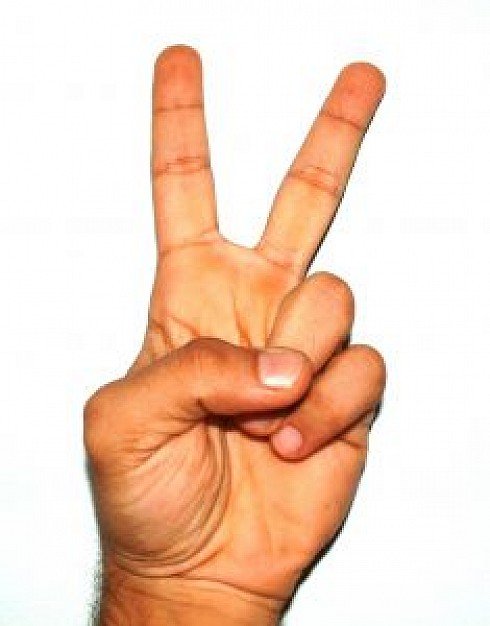
%> input picture Test Cases/1.jpg, 490 x 626 px
$ octave code.m   (GNU Octave 9; MATLAB toolbox functions it lacks are replaced by stand-ins)
%> lines starting %> are read from the running program, lines starting %| are printed output that depends on the picture; in (x1, y1, x2, y2) boxes, pixels count from 0 and x2, y2 are one past the last pixel; in counts of white or black regions, pixels touching at a corner belong together; the program's own positions count from 1
I = imread('1.jpg');
%> I is the input picture: size 626x490x3 uint8; mean R, G, B 242.4, 213.5, 194.8
igray= rgb2gray(I);
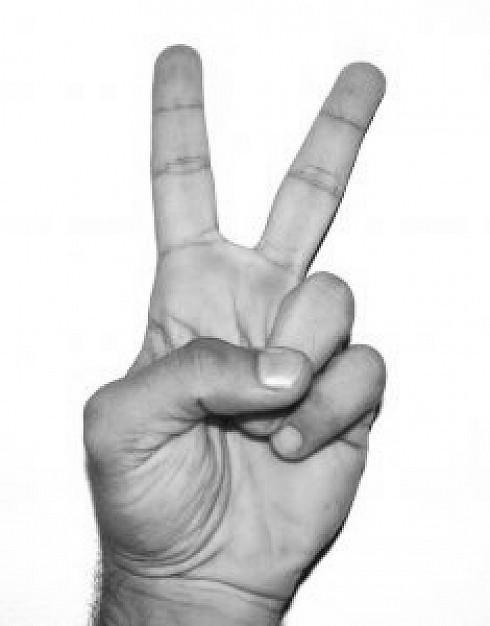
%> igray: size 626x490 uint8; min 2, max 255, mean 220
binaryimg= im2bw(igray,0.9);
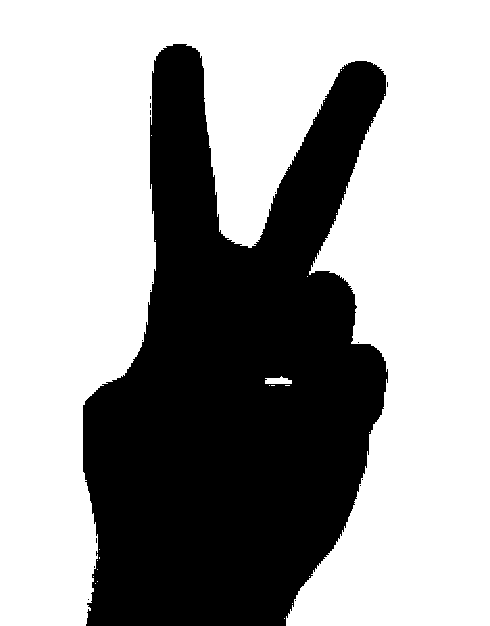
%> binaryimg: size 626x490 logical; 63% white; 16 black regions (15 under 20 px), largest, box (x1, y1, x2, y2) and area: (83, 44, 388, 626) 113372
figure,imshow(binaryimg);
img=~binaryimg;
figure,imshow(img);
imgfilled=imfill(img,'holes');
%> imgfilled: size 626x490 logical; 37% white; 16 white regions (15 under 20 px), largest, box (x1, y1, x2, y2) and area: (83, 44, 388, 626) 113563
figure,imshow(imgfilled);
SEE= strel('rectangle',[120 100]);
img2 = imopen(imgfilled, SEE);
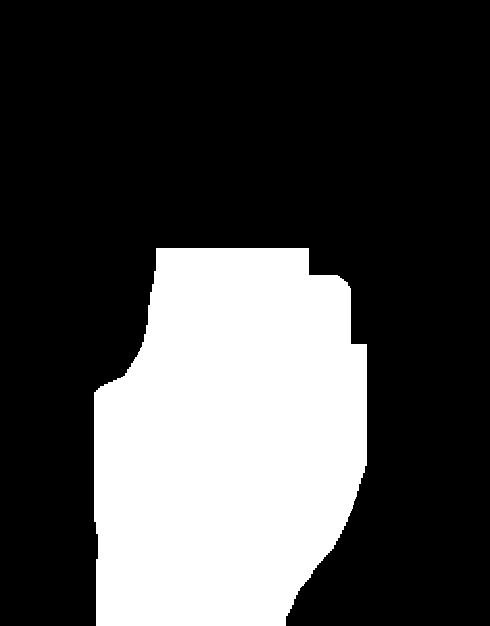
%> img2: size 626x490 logical; 28.4% white; 1 white region, box (x1, y1, x2, y2) and area: (94, 248, 367, 626) 87136
figure,imshow(img2);
diff= imabsdiff(img2,imgfilled);
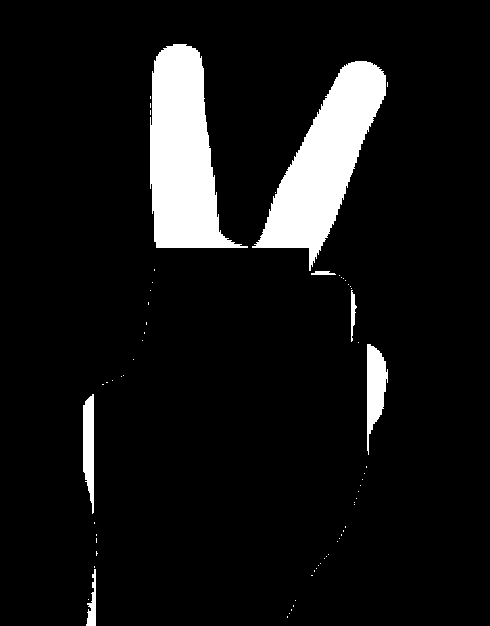
%> diff: size 626x490 double; values 0 (black) and 1 (white), 8.6% white; 65 white regions (58 under 20 px), largest, box (x1, y1, x2, y2) and area: (150, 44, 248, 248) 11868, (252, 61, 386, 271) 11538, (367, 344, 388, 455) 1384
SE3=strel('rectangle',[40 25]);
final = imerode(diff,SE3);
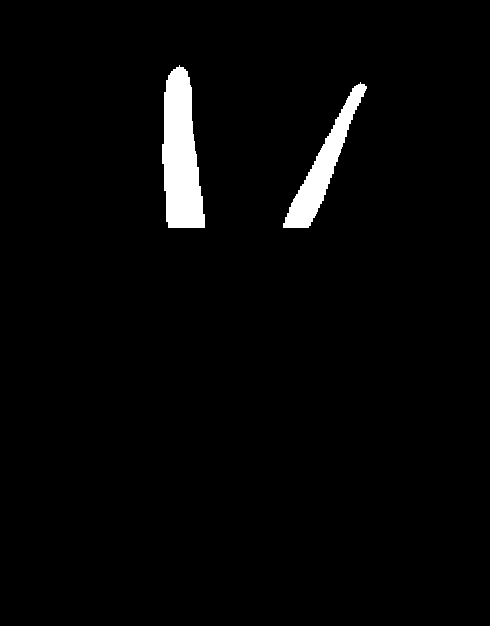
%> final: size 626x490 double; values 0 (black) and 1 (white), 2.6% white; 2 white regions, box (x1, y1, x2, y2) and area: (162, 65, 205, 228) 5019, (283, 82, 367, 228) 3100
figure,imshow(final);
[objects,num]=bwlabel(final);
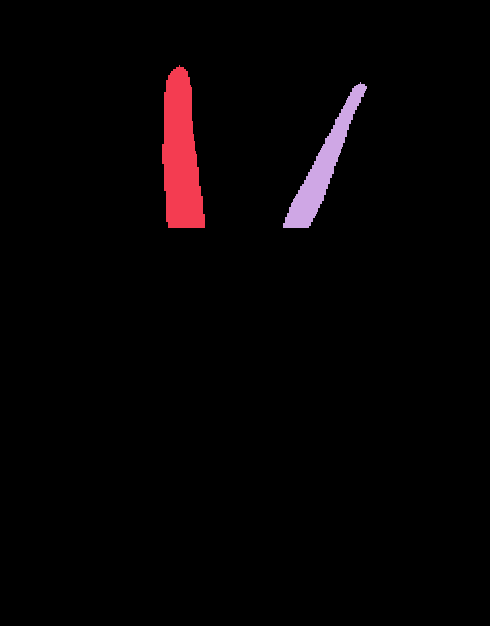
%> objects: size 626x490 double; 3 distinct labels, from 0 to 2; one colour per label, 0 black
%> num = 2
disp(num);
%| 2

$ run again, with Test Cases/3.jpg copied over Test Cases/1.jpg
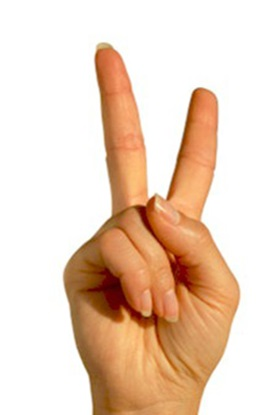
%> input picture Test Cases/3.jpg, 280 x 415 px
%> I is the input picture: size 415x280x3 uint8; mean R, G, B 236.8, 213.3, 195
%> `binaryimg= im2bw(igray,0.9);`:
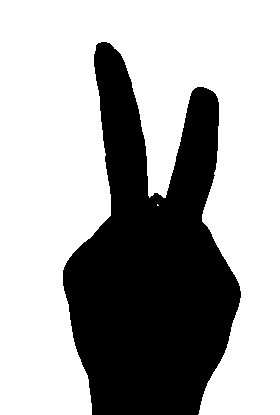
%> binaryimg: size 415x280 logical; 65.9% white; 1 black region, box (x1, y1, x2, y2) and area: (63, 42, 241, 415) 39661
%> imgfilled: size 415x280 logical; 34.1% white; 1 white region, box (x1, y1, x2, y2) and area: (63, 42, 241, 415) 39664
%> img2: size 415x280 logical; 21.2% white; 1 white region, box (x1, y1, x2, y2) and area: (82, 223, 217, 415) 24625
%> diff: size 415x280 double; values 0 (black) and 1 (white), 12.9% white; 3 white regions, box (x1, y1, x2, y2) and area: (94, 42, 219, 223) 12005, (217, 247, 241, 366) 1662, (63, 245, 82, 362) 1372
%> `final = imerode(diff,SE3);`:
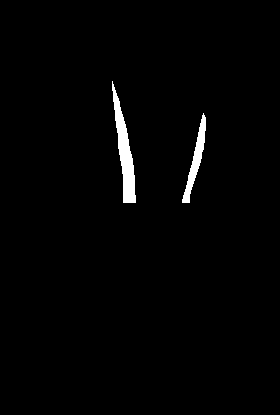
%> final: size 415x280 double; values 0 (black) and 1 (white), 1.6% white; 2 white regions, box (x1, y1, x2, y2) and area: (112, 81, 136, 203) 1161, (182, 113, 206, 203) 642
%> objects: size 415x280 double; 3 distinct labels, from 0 to 2
%> num = 2
%| 2
